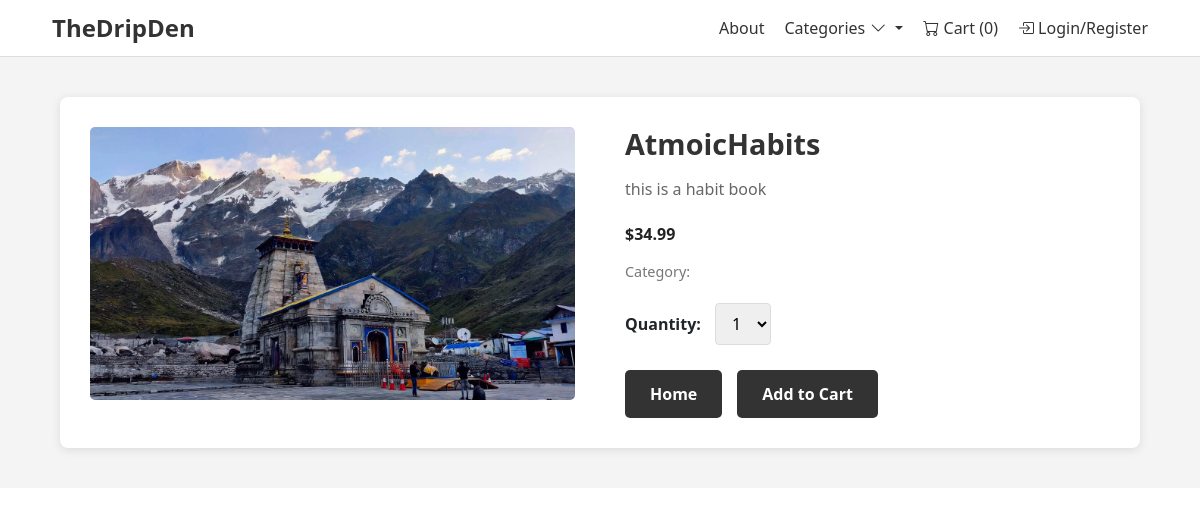
The app's page /product/3 with its own data.
### store/models.py (models this page shows, shortened)
class Product(models.Model):
    name=models.CharField( max_length=100)
    price=models.DecimalField(default=0,decimal_places=2,max_digits=6)
    category=models.ForeignKey(Category,on_delete=models.CASCADE,default=1)
    description=models.CharField( max_length=250,default='',blank=True,null=True)
    image=models.ImageField(upload_to='uploads/product')
    is_sale=models.BooleanField(default=False)
    sale_price=models.DecimalField(default=0,decimal_places=2,max_digits=6)

### store/views.py (the view)
# urls.py: path('product/<int:pk>',views.product,name='product'),
def product(request,pk):
    product=Product.objects.get(id=pk)
    return render(request,'product.html',{'product':product})

### cart/cart.py (called while the page is built)
    def __len__(self):
        return len(self.cart)

### cart/context_processors.py (called while the page is built)
def cart(request):
    return {'cart':Cart(request)}

### store/templates/product.html (shortened to what this page needs)
{% extends 'base.html' %}
{% load static %}
{% block content %}
<link rel="stylesheet" href="{% static 'css/product_detail.css' %}">
<section class="product-detail">
  <div class="product-card">
    <div class="product-image">
      <img src="{{ product.image.url }}" alt="{{ product.name }}">
    </div>
    <div class="product-info">
      <h2>{{ product.name }}</h2>
      <p class="description">{{ product.description }}</p>
      {% if product.is_sale %}
      <div class="sale-label">Sale!</div>
      <p class="price">
        <del>${{ product.price }}</del>
        <span class="sale-price">${{ product.sale_price }}</span>
      </p>
      {% else %}
      <p class="price">${{ product.price }}</p>
      {% endif %}
      <p class="category">Category: {{ product.Category }}</p>
      <div class="quantity-section">
        <label for="qty-cart">Quantity:</label>
        <select id="qty-cart">
          <option value="1">1</option>
        </select>
      </div>
      <div class="buttons">
        <a href="{% url 'home' %}" class="btn">Home</a>
        <button type="button" id="add-cart" value="{{ product.id }}" class="btn">Add to Cart</button>
      </div>
    </div>
  </div>
</section>
{% endblock %}

### static/css/base.css (style rules this page uses)
* { margin: 0; padding: 0; box-sizing: border-box; }
body { font-family: Arial, sans-serif; line-height: 1.6; color: #333; background-color: #f4f4f4; }

### static/css/products.css (style rules this page uses)
.product-info .price { font-size: 1rem; font-weight: 600; color: #222; }
.product-info .category { font-size: 0.9rem; color: #777; margin-top: 5px; }

### static/css/product_detail.css (style rules this page uses)
.product-detail { padding: 40px 5vw; background-color: #f4f4f4; }
.product-card { display: flex; max-width: 1200px; margin: 0 auto; background-color: #fff; border-radius: 8px; padding: 30px; box-shadow: 0 2px 10px rgba(0, 0, 0, 0.1); gap: 30px; }
.product-image { flex: 1; }
.product-image img { width: 100%; height: auto; border-radius: 5px; }
.product-info { flex: 1; padding-left: 20px; }
.product-info h2 { font-size: 1.8rem; font-weight: 700; margin-bottom: 15px; color: #333; }
.description { font-size: 1rem; color: #666; line-height: 1.6; margin-bottom: 20px; }
.price { font-size: 1.3rem; font-weight: 700; color: #333; margin: 15px 0; }
.category { font-size: 0.9rem; color: #777; margin-bottom: 20px; }
.quantity-section { margin: 20px 0; }
.quantity-section label { font-weight: 600; margin-right: 10px; }
#qty-cart { padding: 8px 12px; border: 1px solid #ddd; border-radius: 4px; font-size: 1rem; }
.buttons { display: flex; gap: 15px; margin-top: 25px; }
.buttons .btn { padding: 12px 25px; background-color: #333; color: white; border: none; border-radius: 5px; text-decoration: none; font-weight: 600; transition: background-color 0.3s; }

### records on screen
Product: image (picture), name "AtmoicHabits", description "this is a habit book", price "34.99"

### other values on screen
{{ cart|length }} "0"
